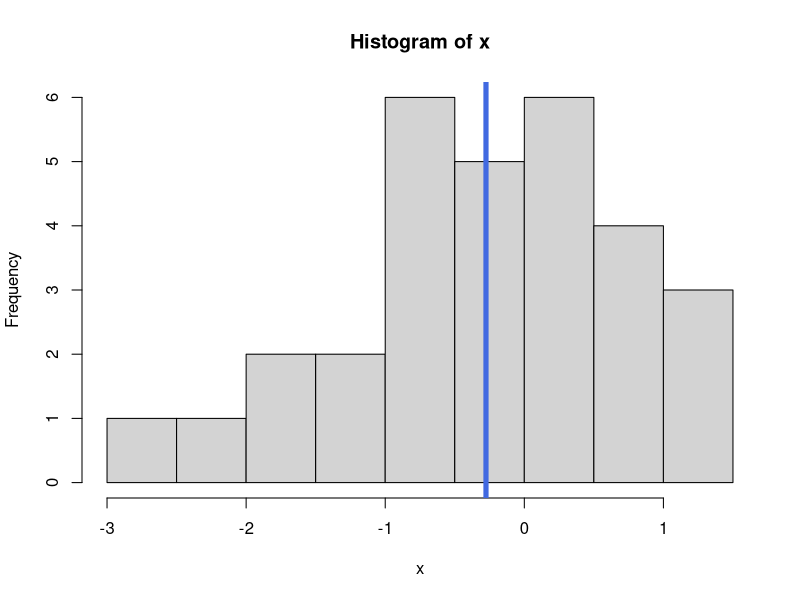
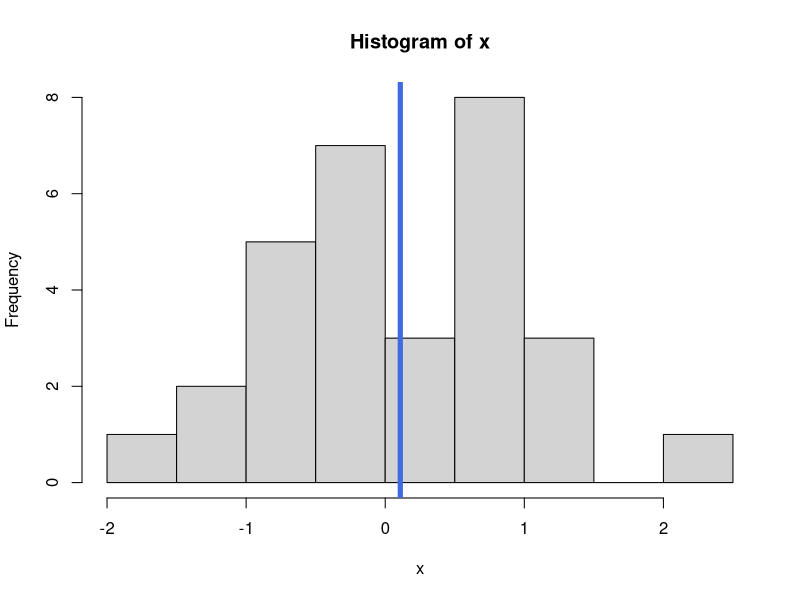
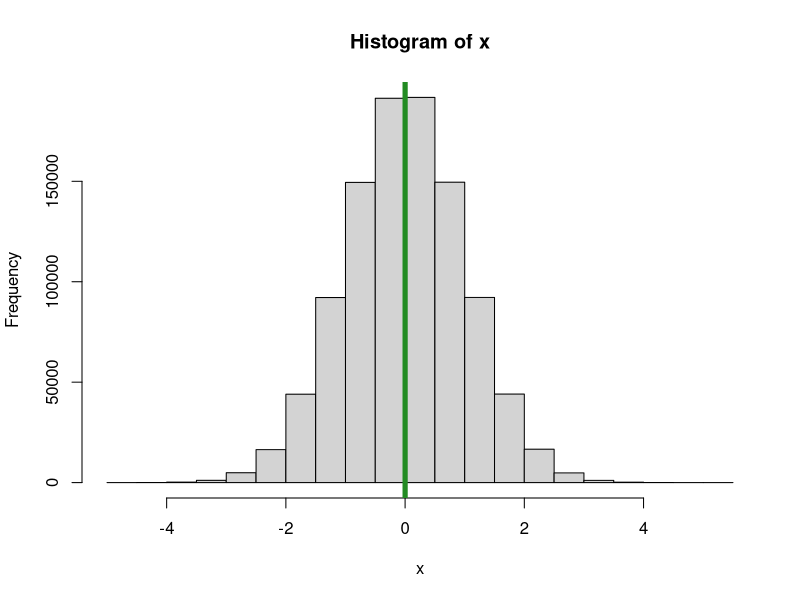
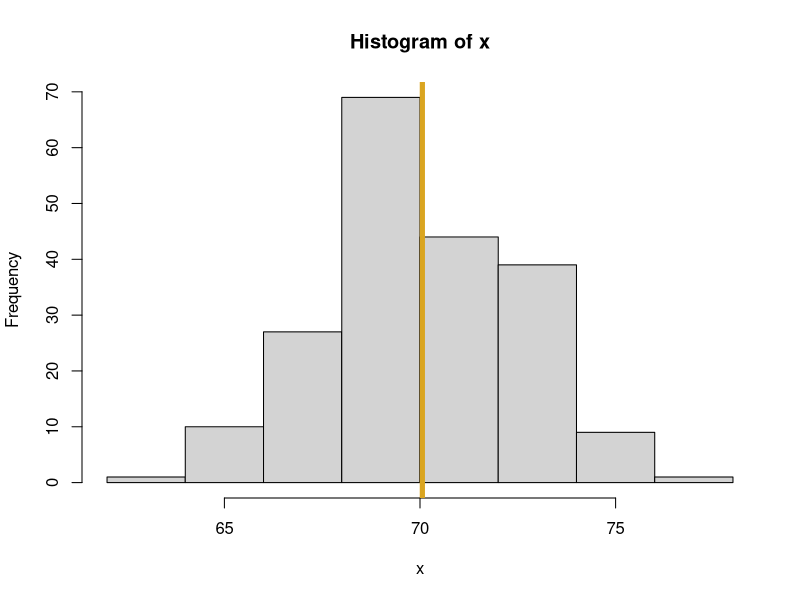

Recreate these plots in R, in order.
#* plotRandomHistogram.R
#* 
#* Author: Brooklyn Kelley
#* 
#* Purpose:
#*   A function that will generate 
#*   a sample of Normal "observations"
#*   and plot the histogram of that data.
#*   
#* Inputs:
#*   num_pts = the number of observations
#*             to randomly generate
#*   mu = the theoretical mean of the Normal 
#*        distribution that generates my data
#*   sigma = the theoreticak standard deviation
#*   seed = an optional random number generator 
#*          seed value, defaults to NULL
#*   meanColor = the color of line corresponding 
#*               to the sample mean of the data
#*  Output:
#*    A histogram of the generated data
#*    is drawn.
#*    A list with the following elements:
#*    Random_obs = a vector with the randomly 
#*                 generated data
#*    Mean_Random_obs = sample mean corresponding to
#*                     the randomly generated data
#*    SD_Random_obs = corresponding standard deviation
#*   

plotRandomHistogram <- function(num_pts=30, mu=0, sigma=1,
                       seed=NULL, meanColor="royalblue") { 
  set.seed(seed)
  x <- rnorm(num_pts, mean=mu, sd=sigma)
  mean_x <- mean(x)
  hist(x)
  abline(v=mean_x, lwd=5, col=meanColor)
  
  ## In R, in a function, the output from
  ## the last line is automatically returned
  list(Random_obs = x,
       Mean_Random_obs = mean_x,
       SD_Random_obs = sd(x))
}

plotRandomHistogram()
plotRandomHistogram(seed=19)
plotRandomHistogram(seed=19, num_pts=1000000,
           meanColor = "forestgreen")
my_output <- plotRandomHistogram(seed=5, num_pts=200, mu=70,
                    sigma=2.5, meanColor="goldenrod")  
my_output$Mean_Random_obs
